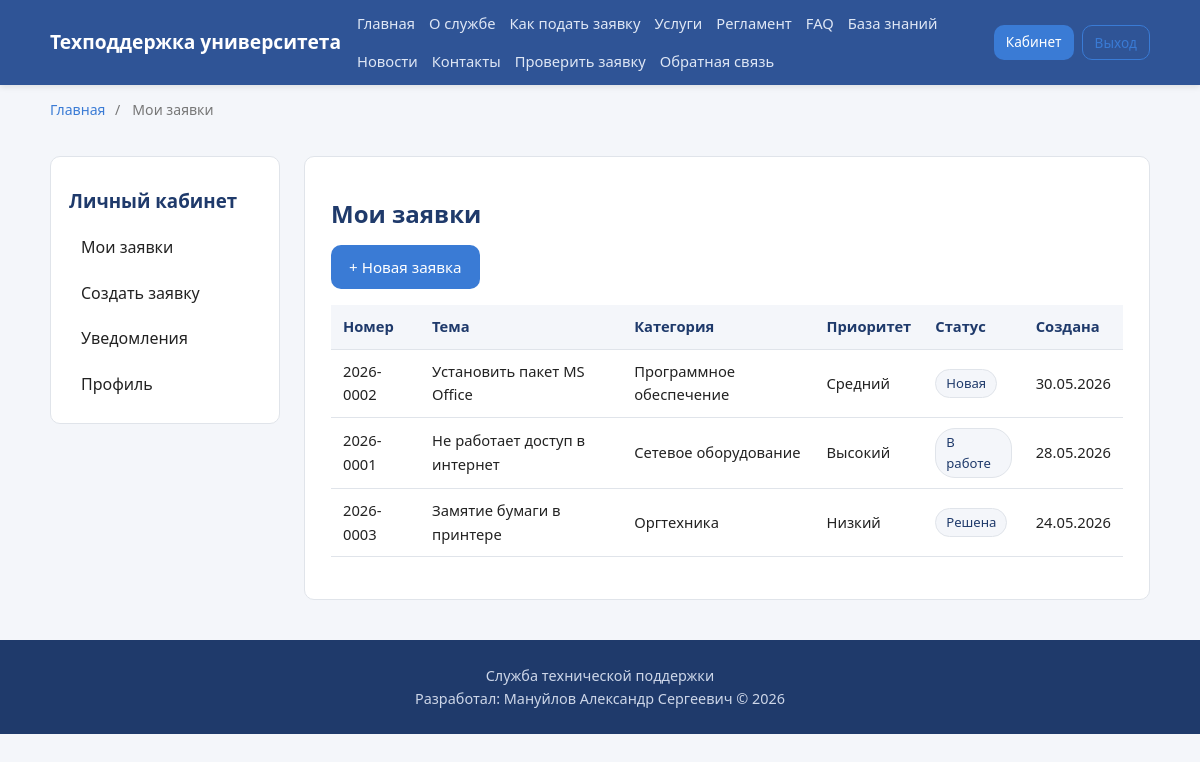
Page /cabinet/tickets (signed in) on the committed database.
### app/models.py (models this page shows, shortened)
class Ticket(db.Model):
    __tablename__ = "tickets"
    id = db.Column(db.Integer, primary_key=True)
    number = db.Column(db.String(20), unique=True, nullable=False, index=True)
    title = db.Column(db.String(200), nullable=False)
    description = db.Column(db.Text, nullable=False)
    created_at = db.Column(db.DateTime, default=datetime.utcnow)
    updated_at = db.Column(db.DateTime, default=datetime.utcnow, onupdate=datetime.utcnow)
    closed_at = db.Column(db.DateTime)
    author_id = db.Column(db.Integer, db.ForeignKey("users.id"), nullable=False)
    assignee_id = db.Column(db.Integer, db.ForeignKey("users.id"))
    category_id = db.Column(db.Integer, db.ForeignKey("categories.id"), nullable=False)
    priority_id = db.Column(db.Integer, db.ForeignKey("priorities.id"), nullable=False)
    status_id = db.Column(db.Integer, db.ForeignKey("statuses.id"), nullable=False)
    equipment_id = db.Column(db.Integer, db.ForeignKey("equipment.id"))
    author = db.relationship(
        "User", back_populates="authored_tickets", foreign_keys=[author_id]
    )
    assignee = db.relationship(
        "User", back_populates="assigned_tickets", foreign_keys=[assignee_id]
    )
    category = db.relationship("Category", back_populates="tickets")
    priority = db.relationship("Priority", back_populates="tickets")
    status = db.relationship("Status", back_populates="tickets")
    equipment = db.relationship("Equipment", back_populates="tickets")
    comments = db.relationship(
        "Comment", back_populates="ticket", cascade="all, delete-orphan"
    )
    attachments = db.relationship(
        "Attachment", back_populates="ticket", cascade="all, delete-orphan"
    )
    history = db.relationship(
        "TicketHistory", back_populates="ticket", cascade="all, delete-orphan"
    )
    feedback = db.relationship("Feedback", back_populates="ticket")

class Category(db.Model):
    __tablename__ = "categories"
    id = db.Column(db.Integer, primary_key=True)
    name = db.Column(db.String(100), nullable=False)
    description = db.Column(db.String(255))
    tickets = db.relationship("Ticket", back_populates="category")
    articles = db.relationship("KnowledgeArticle", back_populates="category")

class Priority(db.Model):
    __tablename__ = "priorities"
    id = db.Column(db.Integer, primary_key=True)
    name = db.Column(db.String(50), nullable=False)
    level = db.Column(db.Integer, default=0)  # чем выше, тем приоритетнее
    description = db.Column(db.String(255))
    tickets = db.relationship("Ticket", back_populates="priority")

class Status(db.Model):
    __tablename__ = "statuses"
    id = db.Column(db.Integer, primary_key=True)
    name = db.Column(db.String(50), nullable=False)
    is_closed = db.Column(db.Boolean, default=False)
    description = db.Column(db.String(255))
    tickets = db.relationship("Ticket", back_populates="status")

### app/tickets.py (the view)
@tickets_bp.route("/tickets")
@login_required
def my_tickets():
    page = request.args.get("page", 1, type=int)
    pagination = (
        Ticket.query.filter_by(author_id=current_user.id)
        .order_by(Ticket.created_at.desc())
        .paginate(page=page, per_page=10, error_out=False)
    )
    return render_template("cabinet/my_tickets.html", pagination=pagination)

### app/models.py (called while the page is built)
@login_manager.user_loader
def load_user(user_id):
    return db.session.get(User, int(user_id))

### app/templates/cabinet/my_tickets.html (shortened to what this page needs)
{% extends "base.html" %}
{% block crumbs %}<span>/</span><span>Мои заявки</span>{% endblock %}
{% block content %}
<div class="layout">
    {% include "cabinet/_sidebar.html" %}
    <section class="content">
        <h1>Мои заявки</h1>
        <a href="{{ url_for('tickets.new_ticket') }}" class="btn">+ Новая заявка</a>
        <table class="data-table">
            <thead><tr><th>Номер</th><th>Тема</th><th>Категория</th><th>Приоритет</th><th>Статус</th><th>Создана</th></tr></thead>
            <tbody>
            {% for t in pagination.items %}
                <tr onclick="location.href='{{ url_for('tickets.view_ticket', ticket_id=t.id) }}'" class="clickable">
                    <td>{{ t.number }}</td><td>{{ t.title }}</td>
                    <td>{{ t.category.name }}</td><td>{{ t.priority.name }}</td>
                    <td><span class="badge">{{ t.status.name }}</span></td>
                    <td>{{ t.created_at.strftime('%d.%m.%Y') }}</td>
                </tr>
            {% else %}
                <tr><td colspan="6">У вас пока нет заявок.</td></tr>
            {% endfor %}
            </tbody>
        </table>
    </section>
</div>
{% endblock %}

### app/static/css/style.css (style rules this page uses)
:root { --primary:#2f5496; --primary-dark:#1f3a6b; --accent:#3a7bd5; --bg:#f4f6fa; --surface:#ffffff; --text:#222; --muted:#777; --border:#e0e4ea; --success:#1f8a4c; --error:#c0392b; --radius:10px; }
* { box-sizing:border-box;margin:0;padding:0 }
body { font-family:'Segoe UI',Tahoma,sans-serif;background:var(--bg);color:var(--text);line-height:1.6 }
a { color:var(--accent);text-decoration:none }
h1 { margin:.5em 0;color:var(--primary-dark) }
.btn { display:inline-block;background:var(--accent);color:#fff;padding:10px 18px;border:none;border-radius:var(--radius);cursor:pointer;font-size:.95rem;transition:background .2s }
.breadcrumbs span { margin:0 6px }
.layout { display:grid;grid-template-columns:230px 1fr;gap:24px;margin:20px 0 }
.content { background:var(--surface);border:1px solid var(--border);border-radius:var(--radius);padding:26px;min-width:0 }
.data-table { width:100%;border-collapse:collapse;margin:16px 0;font-size:.92rem }
.data-table th,.data-table td { padding:10px 12px;border-bottom:1px solid var(--border);text-align:left }
.data-table th { background:var(--bg);color:var(--primary-dark) }
.data-table tr.clickable { cursor:pointer }
.badge { display:inline-block;background:var(--bg);color:var(--primary-dark);padding:3px 10px;border-radius:20px;font-size:.82rem;border:1px solid var(--border) }

### rows in the picture
Ticket: number "2026-0002", title "Установить пакет MS Office", category.name "Программное обеспечение", priority.name "Средний", status.name "Новая", created_at "30.05.2026"
Ticket: number "2026-0001", title "Не работает доступ в интернет", category.name "Сетевое оборудование", priority.name "Высокий", status.name "В работе", created_at "28.05.2026"
Ticket: number "2026-0003", title "Замятие бумаги в принтере", category.name "Оргтехника", priority.name "Низкий", status.name "Решена", created_at "24.05.2026"
